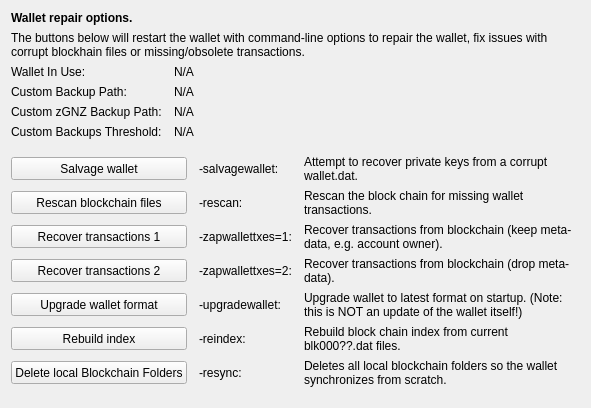
     <widget class="QWidget" name="tab_repair">
      <attribute name="title">
       <string>&amp;Wallet Repair</string>
      </attribute>
      <layout class="QGridLayout" name="gridLayout_4" columnstretch="0,0,0,0">
       <property name="horizontalSpacing">
        <number>12</number>
       </property>
       <item row="0" column="0" colspan="4">
        <widget class="QLabel" name="label_repair_header">
         <property name="font">
          <font>
           <weight>75</weight>
           <bold>true</bold>
          </font>
         </property>
         <property name="text">
          <string>Wallet repair options.</string>
         </property>
        </widget>
       </item>
       <item row="1" column="0" colspan="4">
        <widget class="QLabel" name="label_repair_helptext">
         <property name="font">
          <font>
           <weight>50</weight>
           <bold>false</bold>
          </font>
         </property>
         <property name="text">
          <string>The buttons below will restart the wallet with command-line options to repair the wallet, fix issues with corrupt blockhain files or missing/obsolete transactions.</string>
         </property>
         <property name="wordWrap">
          <bool>true</bool>
         </property>
        </widget>
       </item>
       <item row="2" column="0">
        <widget class="QLabel" name="wallet_path_label">
         <property name="text">
          <string>Wallet In Use:</string>
         </property>
        </widget>
       </item>
       <item row="2" column="1" colspan="3">
        <widget class="QLabel" name="wallet_path">
         <property name="cursor">
          <cursorShape>IBeamCursor</cursorShape>
         </property>
         <property name="text">
          <string>N/A</string>
         </property>
         <property name="textFormat">
          <enum>Qt::PlainText</enum>
         </property>
         <property name="textInteractionFlags">
          <set>Qt::LinksAccessibleByMouse|Qt::TextSelectableByKeyboard|Qt::TextSelectableByMouse</set>
         </property>
        </widget>
       </item>
       <item row="3" column="0">
        <widget class="QLabel" name="wallet_custombackuppath_label">
         <property name="text">
          <string>Custom Backup Path:</string>
         </property>
         <property name="visible">
          <bool>false</bool>
         </property>
        </widget>
       </item>
       <item row="3" column="1" colspan="3">
        <widget class="QLabel" name="wallet_custombackuppath">
         <property name="cursor">
          <cursorShape>IBeamCursor</cursorShape>
         </property>
         <property name="text">
          <string>N/A</string>
         </property>
         <property name="textFormat">
          <enum>Qt::PlainText</enum>
         </property>
         <property name="textInteractionFlags">
          <set>Qt::LinksAccessibleByMouse|Qt::TextSelectableByKeyboard|Qt::TextSelectableByMouse</set>
         </property>
         <property name="visible">
          <bool>false</bool>
         </property>
        </widget>
       </item>
       <item row="4" column="0">
        <widget class="QLabel" name="wallet_customzgnzbackuppath_label">
         <property name="text">
          <string>Custom zGNZ Backup Path:</string>
         </property>
         <property name="visible">
          <bool>false</bool>
         </property>
        </widget>
       </item>
       <item row="4" column="1" colspan="3">
        <widget class="QLabel" name="wallet_customzgnzbackuppath">
         <property name="cursor">
          <cursorShape>IBeamCursor</cursorShape>
         </property>
         <property name="text">
          <string>N/A</string>
         </property>
         <property name="textFormat">
          <enum>Qt::PlainText</enum>
         </property>
         <property name="textInteractionFlags">
          <set>Qt::LinksAccessibleByMouse|Qt::TextSelectableByKeyboard|Qt::TextSelectableByMouse</set>
         </property>
         <property name="visible">
          <bool>false</bool>
         </property>
        </widget>
       </item>
       <item row="5" column="0">
        <widget class="QLabel" name="wallet_custombackupthreshold_label">
         <property name="text">
          <string>Custom Backups Threshold:</string>
         </property>
         <property name="visible">
          <bool>false</bool>
         </property>
        </widget>
       </item>
       <item row="5" column="1" colspan="3">
        <widget class="QLabel" name="wallet_custombackupthreshold">
         <property name="cursor">
          <cursorShape>IBeamCursor</cursorShape>
         </property>
         <property name="text">
          <string>N/A</string>
         </property>
         <property name="textFormat">
          <enum>Qt::PlainText</enum>
         </property>
         <property name="textInteractionFlags">
          <set>Qt::LinksAccessibleByMouse|Qt::TextSelectableByKeyboard|Qt::TextSelectableByMouse</set>
         </property>
         <property name="visible">
          <bool>false</bool>
         </property>
        </widget>
       </item>
       <item row="6" column="0">
        <spacer name="verticalSpacer_repair1">
         <property name="orientation">
          <enum>Qt::Vertical</enum>
         </property>
         <property name="sizeHint" stdset="0">
          <size>
           <width>10</width>
           <height>10</height>
          </size>
         </property>
        </spacer>
       </item>
       <item row="7" column="0" colspan="2">
        <widget class="QPushButton" name="btn_salvagewallet">
         <property name="minimumSize">
          <size>
           <width>100</width>
           <height>23</height>
          </size>
         </property>
         <property name="text">
          <string>Salvage wallet</string>
         </property>
        </widget>
       </item>
       <item row="7" column="2">
        <widget class="QLabel" name="label_repair_salvage_command">
         <property name="text">
          <string notr="true">-salvagewallet:</string>
         </property>
        </widget>
       </item>
       <item row="7" column="3">
        <widget class="QLabel" name="label_repair_salvage">
         <property name="text">
          <string>Attempt to recover private keys from a corrupt wallet.dat.</string>
         </property>
         <property name="wordWrap">
          <bool>true</bool>
         </property>
        </widget>
       </item>
       <item row="8" column="0" colspan="2">
        <widget class="QPushButton" name="btn_rescan">
         <property name="minimumSize">
          <size>
           <width>100</width>
           <height>23</height>
          </size>
         </property>
         <property name="text">
          <string>Rescan blockchain files</string>
         </property>
        </widget>
       </item>
       <item row="8" column="2">
        <widget class="QLabel" name="label_repair_rescan_command">
         <property name="text">
          <string notr="true">-rescan:</string>
         </property>
        </widget>
       </item>
       <item row="8" column="3">
        <widget class="QLabel" name="label_repair_rescan">
         <property name="text">
          <string>Rescan the block chain for missing wallet transactions.</string>
         </property>
         <property name="wordWrap">
          <bool>true</bool>
         </property>
        </widget>
       </item>
       <item row="9" column="0" colspan="2">
        <widget class="QPushButton" name="btn_zapwallettxes1">
         <property name="minimumSize">
          <size>
           <width>100</width>
           <height>23</height>
          </size>
         </property>
         <property name="text">
          <string>Recover transactions 1</string>
         </property>
        </widget>
       </item>
       <item row="9" column="2">
        <widget class="QLabel" name="label_repair_zap1_command">
         <property name="text">
          <string notr="true">-zapwallettxes=1:</string>
         </property>
        </widget>
       </item>
       <item row="9" column="3">
        <widget class="QLabel" name="label_repair_zap1">
         <property name="text">
          <string>Recover transactions from blockchain (keep meta-data, e.g. account owner).</string>
         </property>
         <property name="wordWrap">
          <bool>true</bool>
         </property>
        </widget>
       </item>
       <item row="10" column="0" colspan="2">
        <widget class="QPushButton" name="btn_zapwallettxes2">
         <property name="minimumSize">
          <size>
           <width>100</width>
           <height>23</height>
          </size>
         </property>
         <property name="text">
          <string>Recover transactions 2</string>
         </property>
        </widget>
       </item>
       <item row="10" column="2">
        <widget class="QLabel" name="label_repair_zap2_command">
         <property name="text">
          <string notr="true">-zapwallettxes=2:</string>
         </property>
        </widget>
       </item>
       <item row="10" column="3">
        <widget class="QLabel" name="label_repair_zap2">
         <property name="text">
          <string>Recover transactions from blockchain (drop meta-data).</string>
         </property>
         <property name="wordWrap">
          <bool>true</bool>
         </property>
        </widget>
       </item>
       <item row="11" column="0" colspan="2">
        <widget class="QPushButton" name="btn_upgradewallet">
         <property name="minimumSize">
          <size>
           <width>100</width>
           <height>23</height>
          </size>
         </property>
         <property name="text">
          <string>Upgrade wallet format</string>
         </property>
        </widget>
       </item>
       <item row="11" column="2">
        <widget class="QLabel" name="label_repair_upgrade_command">
         <property name="text">
          <string notr="true">-upgradewallet:</string>
         </property>
        </widget>
       </item>
       <item row="11" column="3">
        <widget class="QLabel" name="label_repair_upgrade">
         <property name="text">
          <string>Upgrade wallet to latest format on startup. (Note: this is NOT an update of the wallet itself!)</string>
         </property>
         <property name="wordWrap">
          <bool>true</bool>
         </property>
        </widget>
       </item>
       <item row="12" column="0" colspan="2">
        <widget class="QPushButton" name="btn_reindex">
         <property name="minimumSize">
          <size>
           <width>100</width>
           <height>23</height>
          </size>
         </property>
         <property name="text">
          <string>Rebuild index</string>
         </property>
        </widget>
       </item>
       <item row="12" column="2">
        <widget class="QLabel" name="label_repair_reindex_command">
         <property name="text">
          <string notr="true">-reindex:</string>
         </property>
        </widget>
       </item>
       <item row="12" column="3">
        <widget class="QLabel" name="label_repair_reindex">
         <property name="text">
          <string>Rebuild block chain index from current blk000??.dat files.</string>
         </property>
         <property name="wordWrap">
          <bool>true</bool>
         </property>
        </widget>
       </item>
       <item row="13" column="0" colspan="2">
        <widget class="QPushButton" name="btn_resync">
         <property name="minimumSize">
          <size>
           <width>100</width>
           <height>23</height>
          </size>
         </property>
         <property name="text">
          <string>Delete local Blockchain Folders</string>
         </property>
        </widget>
       </item>
       <item row="13" column="2">
        <widget class="QLabel" name="label_repair_resync_command">
         <property name="text">
          <string>-resync:</string>
         </property>
        </widget>
       </item>
       <item row="13" column="3">
        <widget class="QLabel" name="label_repair_resync">
         <property name="text">
          <string>Deletes all local blockchain folders so the wallet synchronizes from scratch.</string>
         </property>
         <property name="wordWrap">
          <bool>true</bool>
         </property>
        </widget>
       </item>
       <item row="14" column="0">
        <spacer name="verticalSpacer_repair2">
         <property name="orientation">
          <enum>Qt::Vertical</enum>
         </property>
         <property name="sizeHint" stdset="0">
          <size>
           <width>20</width>
           <height>10</height>
          </size>
         </property>
        </spacer>
       </item>
      </layout>
     </widget>
